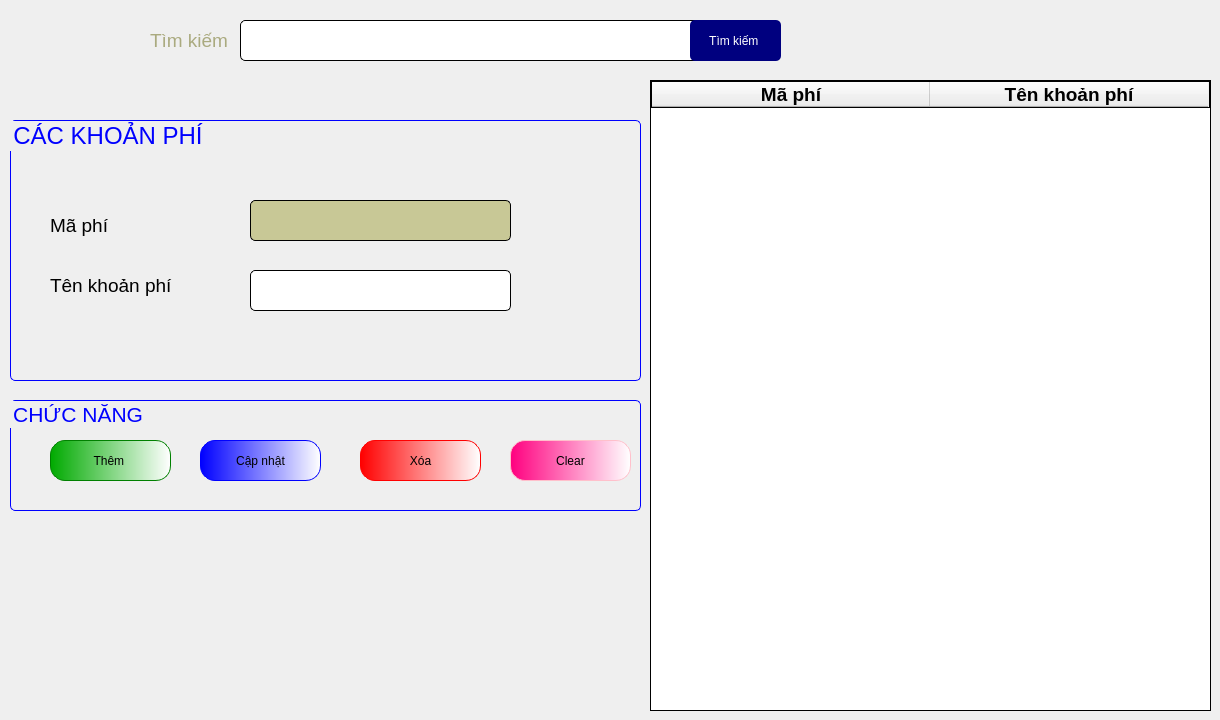
      <widget class="QWidget" name="tab_21">
       <attribute name="title">
        <string>Các khoản phí</string>
       </attribute>
       <widget class="QLabel" name="label_142">
        <property name="geometry">
         <rect>
          <x>150</x>
          <y>20</y>
          <width>81</width>
          <height>41</height>
         </rect>
        </property>
        <property name="font">
         <font>
          <family>Tahoma</family>
          <pointsize>14</pointsize>
         </font>
        </property>
        <property name="styleSheet">
         <string notr="true">color: rgb(170, 170, 127);</string>
        </property>
        <property name="text">
         <string>Tìm kiếm </string>
        </property>
       </widget>
       <widget class="QTableWidget" name="tableKhoanPhi">
        <property name="geometry">
         <rect>
          <x>650</x>
          <y>80</y>
          <width>561</width>
          <height>631</height>
         </rect>
        </property>
        <property name="styleSheet">
         <string notr="true">border: 1px solid black ;
font: 14pt &quot;Tahoma&quot;;</string>
        </property>
        <attribute name="horizontalHeaderDefaultSectionSize">
         <number>278</number>
        </attribute>
        <column>
         <property name="text">
          <string>Mã phí</string>
         </property>
         <property name="font">
          <font>
           <family>Tahoma</family>
           <pointsize>14</pointsize>
           <weight>75</weight>
           <bold>true</bold>
          </font>
         </property>
         <property name="textAlignment">
          <set>AlignCenter</set>
         </property>
        </column>
        <column>
         <property name="text">
          <string>Tên khoản phí</string>
         </property>
         <property name="font">
          <font>
           <family>Tahoma</family>
           <pointsize>14</pointsize>
           <weight>75</weight>
           <bold>true</bold>
          </font>
         </property>
         <property name="textAlignment">
          <set>AlignCenter</set>
         </property>
        </column>
       </widget>
       <widget class="QLineEdit" name="lineTimKiemPhi">
        <property name="geometry">
         <rect>
          <x>240</x>
          <y>20</y>
          <width>481</width>
          <height>41</height>
         </rect>
        </property>
        <property name="styleSheet">
         <string notr="true">QLineEdit{
font: 16pt &quot;Tahoma&quot;;
border-radius:5px;
border: 1px solid black;
}</string>
        </property>
       </widget>
       <widget class="QGroupBox" name="groupBox_31">
        <property name="geometry">
         <rect>
          <x>10</x>
          <y>120</y>
          <width>631</width>
          <height>261</height>
         </rect>
        </property>
        <property name="font">
         <font>
          <family>Tahoma</family>
          <pointsize>18</pointsize>
         </font>
        </property>
        <property name="styleSheet">
         <string notr="true">QGroupBox{
border-radius: 5px;
border:0.5px solid blue;
color:blue;
}</string>
        </property>
        <property name="title">
         <string>CÁC KHOẢN PHÍ</string>
        </property>
        <widget class="QLabel" name="label_144">
         <property name="geometry">
          <rect>
           <x>40</x>
           <y>90</y>
           <width>111</width>
           <height>31</height>
          </rect>
         </property>
         <property name="font">
          <font>
           <family>Tahoma</family>
           <pointsize>14</pointsize>
          </font>
         </property>
         <property name="text">
          <string>Mã phí</string>
         </property>
        </widget>
        <widget class="QLabel" name="label_145">
         <property name="geometry">
          <rect>
           <x>40</x>
           <y>150</y>
           <width>201</width>
           <height>31</height>
          </rect>
         </property>
         <property name="font">
          <font>
           <family>Tahoma</family>
           <pointsize>14</pointsize>
          </font>
         </property>
         <property name="text">
          <string>Tên khoản phí</string>
         </property>
        </widget>
        <widget class="QLineEdit" name="lineMaPhi">
         <property name="enabled">
          <bool>false</bool>
         </property>
         <property name="geometry">
          <rect>
           <x>240</x>
           <y>80</y>
           <width>261</width>
           <height>41</height>
          </rect>
         </property>
         <property name="styleSheet">
          <string notr="true">QLineEdit{
font: 16pt &quot;Tahoma&quot;;
border-radius:5px;
border: 1px solid black;
	color: rgb(6, 6, 6);
	background-color: ;
	background-color: rgb(200, 200, 150);
}</string>
         </property>
         <property name="text">
          <string/>
         </property>
        </widget>
        <widget class="QLineEdit" name="lineTenMaPhi">
         <property name="geometry">
          <rect>
           <x>240</x>
           <y>150</y>
           <width>261</width>
           <height>41</height>
          </rect>
         </property>
         <property name="styleSheet">
          <string notr="true">QLineEdit{
font: 16pt &quot;Tahoma&quot;;
border-radius:5px;
border: 1px solid black;
}</string>
         </property>
         <property name="text">
          <string/>
         </property>
        </widget>
       </widget>
       <widget class="QPushButton" name="btnTimKiemPhi">
        <property name="geometry">
         <rect>
          <x>690</x>
          <y>20</y>
          <width>91</width>
          <height>41</height>
         </rect>
        </property>
        <property name="styleSheet">
         <string notr="true">QPushButton{
background-color: rgb(0, 0, 127);
color:white;
	font: 14pt &quot;Tahoma&quot;;
border-radius:5px;
}
QPushButton:hover{
border:0.5px solid black;
	background-color: yellow;
color:black;
	
}</string>
        </property>
        <property name="text">
         <string>Tìm kiếm </string>
        </property>
       </widget>
       <widget class="QGroupBox" name="groupBox_32">
        <property name="geometry">
         <rect>
          <x>10</x>
          <y>400</y>
          <width>631</width>
          <height>111</height>
         </rect>
        </property>
        <property name="font">
         <font>
          <family>Tahoma</family>
          <pointsize>16</pointsize>
         </font>
        </property>
        <property name="styleSheet">
         <string notr="true">QGroupBox{
border:0.5px solid blue;
border-radius:5px;
color:blue;
}</string>
        </property>
        <property name="title">
         <string>CHỨC NĂNG </string>
        </property>
        <widget class="QPushButton" name="btnThemKhoanPhi">
         <property name="geometry">
          <rect>
           <x>40</x>
           <y>40</y>
           <width>121</width>
           <height>41</height>
          </rect>
         </property>
         <property name="styleSheet">
          <string notr="true">QPushButton{
font: 16pt &quot;Tahoma&quot;;
border-radius:15px;
border:1px solid green;
	background-color: qlineargradient(spread:pad, x1:0, y1:0, x2:1, y2:0, stop:0 rgba(0, 170, 0, 255), stop:1 rgba(255, 255, 255, 255));
}
QPushButton:hover{
background-color: qlineargradient(spread:pad, x1:0, y1:0, x2:1, y2:0, stop:0 rgba(85, 255, 0, 255), stop:1 rgba(255, 255, 255, 255));
	font: 18pt &quot;Tahoma&quot;;
}
</string>
         </property>
         <property name="text">
          <string>Thêm </string>
         </property>
        </widget>
        <widget class="QPushButton" name="btnCapNhatKhoanPhi">
         <property name="geometry">
          <rect>
           <x>190</x>
           <y>40</y>
           <width>121</width>
           <height>41</height>
          </rect>
         </property>
         <property name="styleSheet">
          <string notr="true">QPushButton{
font: 16pt &quot;Tahoma&quot;;
border-radius:15px;
border:1px solid blue;
	background-color: qlineargradient(spread:pad, x1:0, y1:0, x2:1, y2:0, stop:0 rgba(0, 0, 255, 255), stop:1 rgba(255, 255, 255, 255));
}
QPushButton:hover{
	font: 18pt &quot;Tahoma&quot;;
	background-color: qlineargradient(spread:repeat, x1:0, y1:0, x2:1, y2:0, stop:0 rgba(0, 85, 255, 255), stop:1 rgba(255, 255, 255, 255));
}
</string>
         </property>
         <property name="text">
          <string>Cập nhật</string>
         </property>
        </widget>
        <widget class="QPushButton" name="btnXoaKhoanPhi">
         <property name="geometry">
          <rect>
           <x>350</x>
           <y>40</y>
           <width>121</width>
           <height>41</height>
          </rect>
         </property>
         <property name="styleSheet">
          <string notr="true">QPushButton{
font: 16pt &quot;Tahoma&quot;;
border-radius:15px;
border:1px solid red;
	background-color: qlineargradient(spread:pad, x1:0, y1:0, x2:1, y2:0, stop:0 rgba(255, 0, 0, 255), stop:1 rgba(255, 255, 255, 255));
}
QPushButton:hover{
	font: 18pt &quot;Tahoma&quot;;
	background-color:qlineargradient(spread:pad, x1:0, y1:0, x2:1, y2:0.028, stop:0 rgba(189, 0, 0, 255), stop:1 rgba(255, 255, 255, 255))
}
</string>
         </property>
         <property name="text">
          <string>Xóa</string>
         </property>
        </widget>
        <widget class="QPushButton" name="btnClearPhi">
         <property name="geometry">
          <rect>
           <x>500</x>
           <y>40</y>
           <width>121</width>
           <height>41</height>
          </rect>
         </property>
         <property name="styleSheet">
          <string notr="true">QPushButton{
font: 16pt &quot;Tahoma&quot;;
border-radius:15px;
border:1px solid pink;
background-color: qlineargradient(spread:pad, x1:0, y1:0, x2:1, y2:0, stop:0 rgba(255, 0, 127, 255), stop:1 rgba(255, 255, 255, 255))
}
QPushButton:hover{
	font: 18pt &quot;Tahoma&quot;;
background-color:qlineargradient(spread:pad, x1:0, y1:0, x2:1, y2:0, stop:0 rgba(134, 0, 67, 255), stop:1 rgba(255, 255, 255, 255))
}
</string>
         </property>
         <property name="text">
          <string>Clear</string>
         </property>
        </widget>
       </widget>
      </widget>
